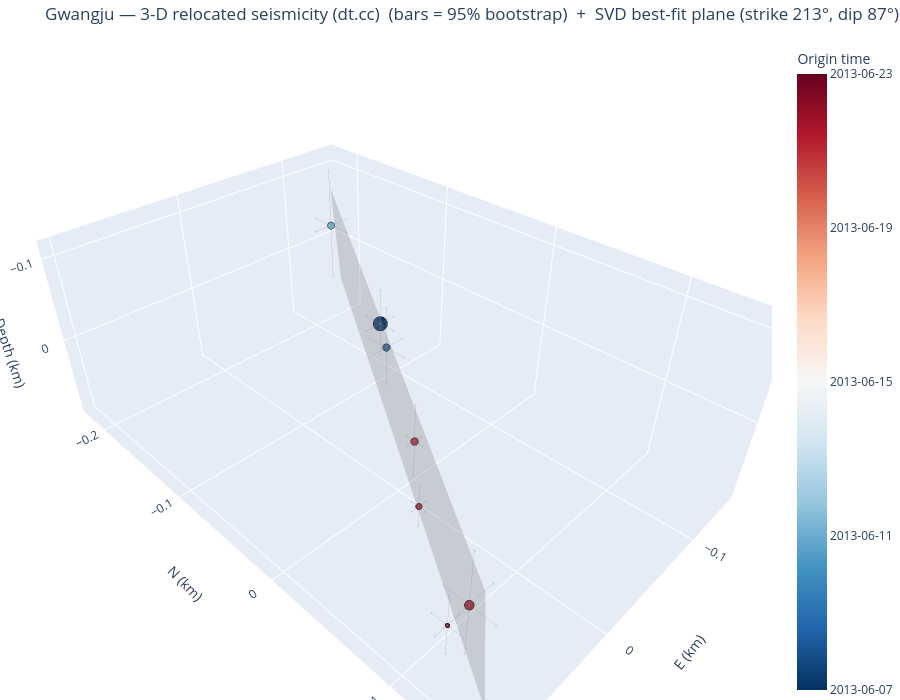

The notebook cell this image was saved under:
### Markdown cell above
## 5. Seismicity in 3-D (interactive)

`plot_3d_plane` returns an **interactive plotly** 3-D view of the dt.cc hypocentres (relative E–N–depth km,
coloured by origin time, sized by magnitude) with the SVD best-fit fault plane overlaid as a translucent
patch — rotate/zoom to judge planarity and dip. (Interactivity is live in a running notebook; committed
notebooks are output-stripped, and a static export needs the optional `kaleido` package.)

### Code cell
fig3d = viz.plot_3d_plane(cfg, VELMODEL, frame_from=FRAME_FROM, mech_select=MECH_SELECT)
try:                                  # optional static export (needs kaleido); harmless if absent
    fig3d.write_image(f"/tmp/{CLUSTER}_3d.png", scale=2)
except Exception as _e:
    print("(static export skipped — install kaleido for a PNG; the figure is interactive in a live notebook)")
fig3d                                 # <- interactive in JupyterLab: drag to rotate, scroll to zoom

### Figure 1 — Plotly figure (JSON) as saved in the notebook; plotly's stock layout.template omitted (floating-point values rounded to 4 significant figures)
{"data": [{"error_x": {"array": [0.01405, 0.01428, 0.01757, 0.006306, 0.01878, 0.0061, 0.00986], "color": "rgba(80,80,80,0.5)", "thickness": 0.8, "type": "data", "width": 2}, "error_y": {"array": [0.01422, 0.0153, 0.01909, 0.006819, 0.01664, 0.005996, 0.01123], "color": "rgba(80,80,80,0.5)", "thickness": 0.8, "type": "data", "width": 2}, "error_z": {"array": [0.04337, 0.04325, 0.07419, 0.04473, 0.05893, 0.02546, 0.03706], "color": "rgba(80,80,80,0.5)", "thickness": 0.8, "type": "data", "width": 2}, "marker": {"color": [15860.0, 15860.0, 15870.0, 15880.0, 15880.0, 15880.0, 15880.0], "colorbar": {"ticktext": ["2013-06-07", "2013-06-11", "2013-06-15", "2013-06-19", "2013-06-23"], "tickvals": [15860.0, 15870.0, 15870.0, 15880.0, 15880.0], "title": {"text": "Origin time"}}, "colorscale": [[0, "rgb(5,48,97)"], [0.1, "rgb(33,102,172)"], [0.2, "rgb(67,147,195)"], [0.3, "rgb(146,197,222)"], [0.4, "rgb(209,229,240)"], [0.5, "rgb(247,247,247)"], [0.6, "rgb(253,219,199)"], [0.7, "rgb(244,165,130)"], [0.8, "rgb(214,96,77)"], [0.9, "rgb(178,24,43)"], [1, "rgb(103,0,31)"]], "line": {"color": "black", "width": 0.5}, "opacity": 0.95, "size": [16.8, 8.8, 8.4, 9.2, 11.6, 7.6, 5.6]}, "mode": "markers", "name": "Hypocentres", "text": ["200000  M3.2", "200001  M1.2", "200002  M1.1", "200003  M1.3", "200004  M1.9", "200005  M0.9", "200006  M0.4"], "type": "scatter3d", "x": [-0.06284, -0.006543, -0.12, 0.0007571, 0.08046, 0.03246, 0.07576], "y": [-0.0809, -0.0183, -0.1978, 0.0142, 0.1255, 0.0479, 0.1094], "z": [-0.008443, -0.06174, -0.04014, 0.01846, 0.001457, 0.03526, 0.05516]}, {"color": "gray", "hoverinfo": "name", "i": [0, 0], "j": [1, 3], "k": [3, 2], "name": "SVD best-fit plane 213/87", "opacity": 0.3, "showscale": false, "type": "mesh3d", "x": [-0.1461, -0.1408, 0.09598, 0.1013], "y": [-0.2171, -0.2206, 0.1517, 0.1482], "z": [0.06422, -0.07116, 0.06422, -0.07116]}], "layout": {"height": 700, "margin": {"b": 0, "l": 0, "r": 0, "t": 40}, "scene": {"aspectmode": "data", "xaxis": {"title": {"text": "E (km)"}}, "yaxis": {"title": {"text": "N (km)"}}, "zaxis": {"autorange": "reversed", "title": {"text": "Depth (km)"}}}, "title": {"text": "Gwangju — 3-D relocated seismicity (dt.cc)  (bars = 95% bootstrap)  +  SVD best-fit plane (strike 213°, dip 87°)"}}}
